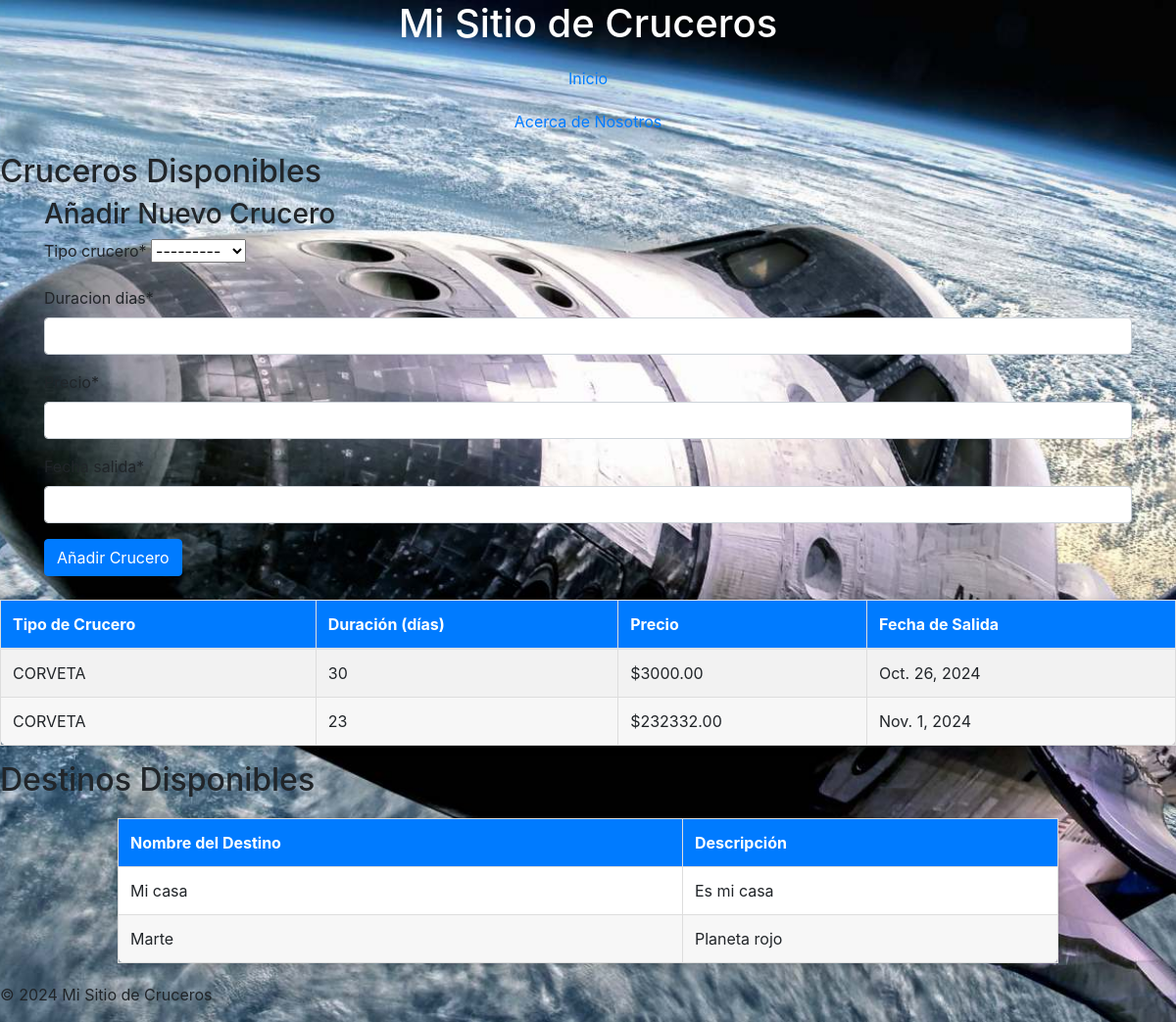
The page / on the database its author committed.
### relecloud/models.py (models this page shows, shortened)
class Crucero(models.Model):
    tipo_crucero = models.ForeignKey(TipoCrucero, on_delete=models.CASCADE)
    duracion_dias = models.PositiveIntegerField(
        null=False,
        blank=False
    )
    precio = models.DecimalField(
        max_digits=10,
        decimal_places=2,
        null=False,
        blank=False
    )
    fecha_salida = models.DateField(
        null=False,
        blank=False
    )

class TipoCrucero(models.Model):
    name = models.CharField(
        unique=True,
        null=False,
        blank=False,
        max_length=50
    )
    description = models.TextField(
        max_length=2000,
        null=False,
        blank=False
    )
    def __str__(self):
        return self.name

class Destination(models.Model):
    name = models.CharField(
        unique=True,
        null=False,
        blank=False,
        max_length=50
    )
    descrition = models.TextField(
        max_length=2000,
        null=False,
        blank=False
    )

### relecloud/views.py (the view)
# urls.py: path('', views.index, name='index'),
def index(request):
    cruceros = Crucero.objects.all()
    destinos = Destination.objects.all()
    if request.method == 'POST':
        form = CruceroForm(request.POST)
        if form.is_valid():
            form.save()
            return redirect('index')
    else:
        form = CruceroForm()
    return render(request, 'index.html', {'cruceros': cruceros,  'destinos': destinos, 'form': form})

### relecloud/forms.py
class CruceroForm(forms.ModelForm):
    class Meta:
        model = Crucero
        fields = ['tipo_crucero', 'duracion_dias', 'precio', 'fecha_salida']

### relecloud/templates/index.html (shortened to what this page needs)
{% extends 'base.html' %}
{% load crispy_forms_tags %}
{% block content %}
<h2>Cruceros Disponibles</h2>
<div class="container">
    <h3>Añadir Nuevo Crucero</h3>
    <form method="post">
        {{ form|crispy }}
        <button type="submit" class="btn btn-primary">Añadir Crucero</button>
    </form>
</div>
<table class="table table-striped mt-4">
    <thead>
        <tr>
            <th>Tipo de Crucero</th>
            <th>Duración (días)</th>
            <th>Precio</th>
            <th>Fecha de Salida</th>
        </tr>
    </thead>
    <tbody>
        {% if cruceros %}
            {% for crucero in cruceros %}
            <tr>
                <td>{{ crucero.tipo_crucero.name }}</td>
                <td>{{ crucero.duracion_dias }}</td>
                <td>${{ crucero.precio }}</td>
                <td>{{ crucero.fecha_salida }}</td>
            </tr>
            {% endfor %}
        {% else %}
        <tr>
            <td colspan="4">No hay cruceros disponibles.</td>
        </tr>
        {% endif %}
    </tbody>
</table>
<h2>Destinos Disponibles</h2>
<table>
    <thead>
        <tr>
            <th>Nombre del Destino</th>
            <th>Descripción</th>
        </tr>
    </thead>
    <tbody>
        {% if destinos %}
            {% for destino in destinos %}
            <tr>
                <td>{{ destino.name }}</td>
                <td>{{ destino.descrition }}</td>
            </tr>
            {% endfor %}
        {% else %}
        <tr>
            <td colspan="2">No hay destinos disponibles.</td>
        </tr>
        {% endif %}
    </tbody>
</table>
{% endblock %}

### relecloud/templates/base.html (shortened to what this page needs)
<!DOCTYPE html>
<html lang="es">
<head>
    {% load static %}
    <link rel="stylesheet" href="{% static 'css/styles.css' %}">
    <link rel="stylesheet" href="https://stackpath.bootstrapcdn.com/bootstrap/4.5.2/css/bootstrap.min.css">
</head>
<body>
    <header>
        <h1>Mi Sitio de Cruceros</h1>
        <nav>
            <a href="{% url 'index' %}">Inicio</a>
            <a href="{% url 'about' %}">Acerca de Nosotros</a>
        </nav>
    </header>
    <main>
        {% block content %}{% endblock %}
    </main>
    <footer>
        <p>© 2024 Mi Sitio de Cruceros</p>
    </footer>
</body>
</html>

### relecloud/static/css/styles.css (style rules this page uses)
body { background-image: url("../image/cohete.jpg"); background-size: cover; background-position: center; background-repeat: no-repeat; color: #f0f0f0; }
h1 { text-align: center; color: #ffffff; margin-top: 20px; }
table { width: 80%; margin: 20px auto; border-collapse: collapse; background-color: white; border-radius: 8px; box-shadow: 0 2px 10px rgba(0, 0, 0, 0.2); }
th, td { padding: 12px; text-align: left; border: 1px solid #ddd; }
th { background-color: #007bff; color: white; }
tr:nth-child(even) { background-color: rgba(240, 240, 240, 0.5); }
a { display: block; text-align: center; margin: 20px; text-decoration: none; color: #00ffcc; }

### rows shown on the page
Crucero: tipo_crucero.name "CORVETA", duracion_dias "30", precio "3000.00", fecha_salida "Oct. 26, 2024"
Crucero: tipo_crucero.name "CORVETA", duracion_dias "23", precio "232332.00", fecha_salida "Nov. 1, 2024"
Destination: name "Mi casa", descrition "Es mi casa"
Destination: name "Marte", descrition "Planeta rojo"
